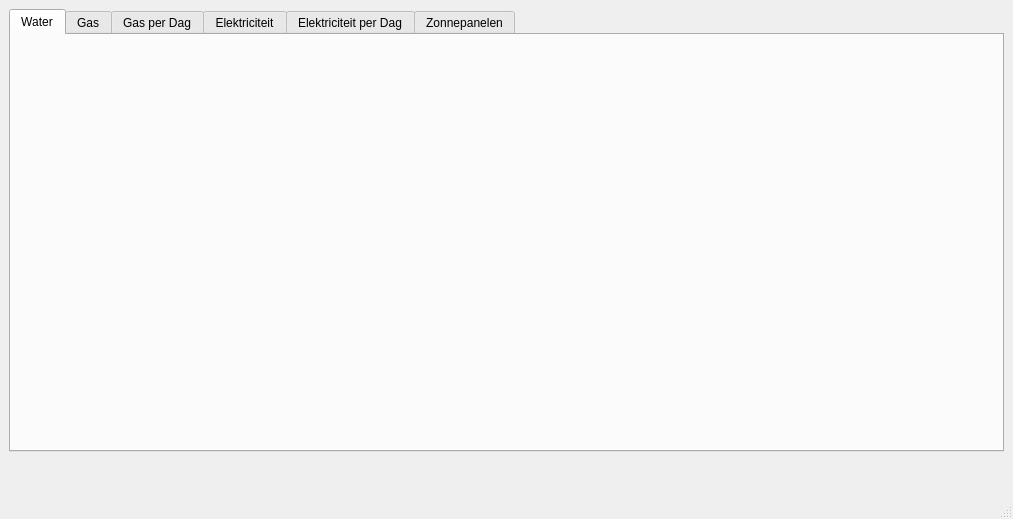
<?xml version="1.0" encoding="UTF-8"?>
<ui version="4.0">
 <class>MainWindow</class>
 <widget class="QMainWindow" name="MainWindow">
  <property name="geometry">
   <rect>
    <x>0</x>
    <y>0</y>
    <width>1013</width>
    <height>519</height>
   </rect>
  </property>
  <property name="minimumSize">
   <size>
    <width>637</width>
    <height>400</height>
   </size>
  </property>
  <property name="windowTitle">
   <string>MainWindow</string>
  </property>
  <widget class="QWidget" name="centralwidget">
   <layout class="QGridLayout" name="gridLayout">
    <item row="0" column="1">
     <widget class="QTabWidget" name="tabWidget">
      <property name="currentIndex">
       <number>0</number>
      </property>
      <widget class="QWidget" name="Water">
       <attribute name="title">
        <string>Water</string>
       </attribute>
       <layout class="QHBoxLayout" name="horizontalLayout">
        <item>
         <widget class="DrawingCanvas" name="water" native="true"/>
        </item>
       </layout>
      </widget>
      <widget class="QWidget" name="Gas">
       <attribute name="title">
        <string>Gas</string>
       </attribute>
       <layout class="QHBoxLayout" name="horizontalLayout_2">
        <item>
         <widget class="DrawingCanvas" name="gas" native="true"/>
        </item>
       </layout>
      </widget>
      <widget class="QWidget" name="Gas_per_Dag">
       <attribute name="title">
        <string>Gas per Dag</string>
       </attribute>
       <layout class="QHBoxLayout" name="horizontalLayout_5">
        <item>
         <widget class="DrawingCanvas" name="gas_per_dag" native="true"/>
        </item>
       </layout>
      </widget>
      <widget class="QWidget" name="Elektriciteit">
       <attribute name="title">
        <string>Elektriciteit</string>
       </attribute>
       <layout class="QHBoxLayout" name="horizontalLayout_3">
        <item>
         <widget class="DrawingCanvas" name="elektriciteit" native="true"/>
        </item>
       </layout>
      </widget>
      <widget class="QWidget" name="Elektriciteit_per_Dag">
       <attribute name="title">
        <string>Elektriciteit per Dag</string>
       </attribute>
       <layout class="QHBoxLayout" name="horizontalLayout_6">
        <item>
         <widget class="DrawingCanvas" name="elektriciteit_per_dag" native="true"/>
        </item>
       </layout>
      </widget>
      <widget class="QWidget" name="Zonnepanelen">
       <attribute name="title">
        <string>Zonnepanelen</string>
       </attribute>
       <layout class="QHBoxLayout" name="horizontalLayout_4">
        <item>
         <widget class="DrawingCanvas" name="zonnepanelen" native="true"/>
        </item>
       </layout>
      </widget>
     </widget>
    </item>
    <item row="1" column="1">
     <widget class="QWidget" name="toolBar" native="true">
      <property name="minimumSize">
       <size>
        <width>0</width>
        <height>30</height>
       </size>
      </property>
     </widget>
    </item>
   </layout>
  </widget>
  <widget class="QMenuBar" name="menubar">
   <property name="geometry">
    <rect>
     <x>0</x>
     <y>0</y>
     <width>1013</width>
     <height>22</height>
    </rect>
   </property>
  </widget>
  <widget class="QStatusBar" name="statusbar"/>
 </widget>
 <customwidgets>
  <customwidget>
   <class>DrawingCanvas</class>
   <extends>QWidget</extends>
   <header>drawing_canvas</header>
   <container>1</container>
   <slots>
    <slot>drawWaterVerbruik()</slot>
    <slot>drawGasVerbruik()</slot>
    <slot>drawElektriciteitsVerbruik()</slot>
    <slot>drawZonnepanelen()</slot>
   </slots>
  </customwidget>
 </customwidgets>
 <resources/>
 <connections/>
</ui>
